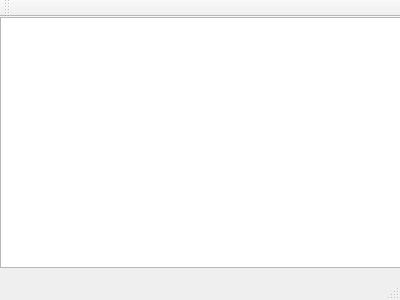
<?xml version="1.0" encoding="UTF-8"?>
<ui version="4.0">
 <class>MainWindow</class>
 <widget class="QMainWindow" name="MainWindow">
  <property name="geometry">
   <rect>
    <x>0</x>
    <y>0</y>
    <width>400</width>
    <height>300</height>
   </rect>
  </property>
  <property name="windowTitle">
   <string>MainWindow</string>
  </property>
  <widget class="QWidget" name="centralWidget">
   <widget class="QGraphicsView" name="graphicsView">
    <property name="geometry">
     <rect>
      <x>0</x>
      <y>0</y>
      <width>401</width>
      <height>251</height>
     </rect>
    </property>
    <property name="interactive">
     <bool>false</bool>
    </property>
   </widget>
  </widget>
  <widget class="QMenuBar" name="menuBar">
   <property name="geometry">
    <rect>
     <x>0</x>
     <y>0</y>
     <width>400</width>
     <height>21</height>
    </rect>
   </property>
  </widget>
  <widget class="QToolBar" name="mainToolBar">
   <attribute name="toolBarArea">
    <enum>TopToolBarArea</enum>
   </attribute>
   <attribute name="toolBarBreak">
    <bool>false</bool>
   </attribute>
  </widget>
  <widget class="QStatusBar" name="statusBar"/>
 </widget>
 <layoutdefault spacing="6" margin="11"/>
 <resources/>
 <connections/>
</ui>
